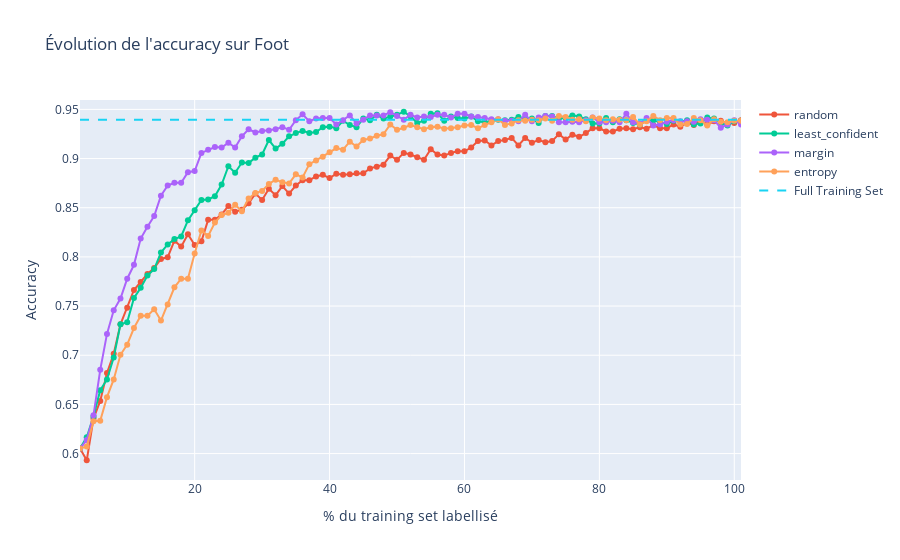
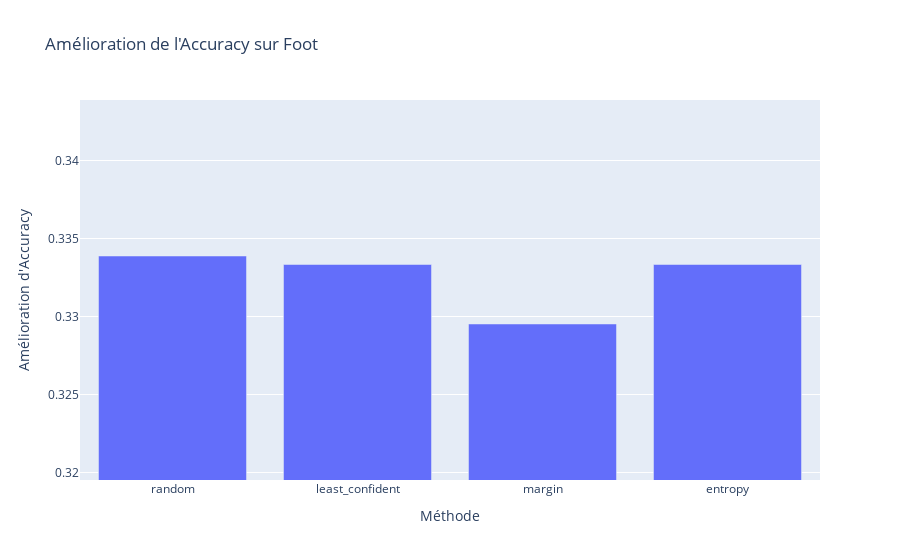

Write notebook code for charts like these, in order.
### Code cell
labeled_ratio=0.03 # Nombre d'échantillons labellisés initialement
test_ratio = 0.2  # Proportion du dataset réservée au test
n_iterations = 100# Nombre d'itérations d'Active Learning
batch_ratio =0.01 # Taille du batch d'échantillons ajoutés à chaque itération
#methods=["random", "least_confident", "margin", "entropy","hybrid","qbc-variance","qbc-entropy","qbc-KL"]
methods=["random", "least_confident", "margin", "entropy"]
model_class=lambda : RandomForestClassifier()
# Créer un comité avec 3 modèles différents
# Liste de modèles pour le comité
models = [
    clone(RandomForestClassifier()),  # Random Forest
    clone(LogisticRegression(max_iter=1000)), # Régression Logistique
    clone(SVC(probability=True)),      # Régression Ridge pour classificati)           # Analyse discriminante quadratique
]
datasets={"Foot":(X_foot,y_foot)}
#datasets={"MNIST":(X_MNIST,y_MNIST),"PRS":(X_PRS,y_PRS)}
# Exécution de l'expérience
run_active_learning_experiment_datasets(datasets, labeled_ratio, test_ratio, n_iterations, batch_ratio, methods, model_class, models)
